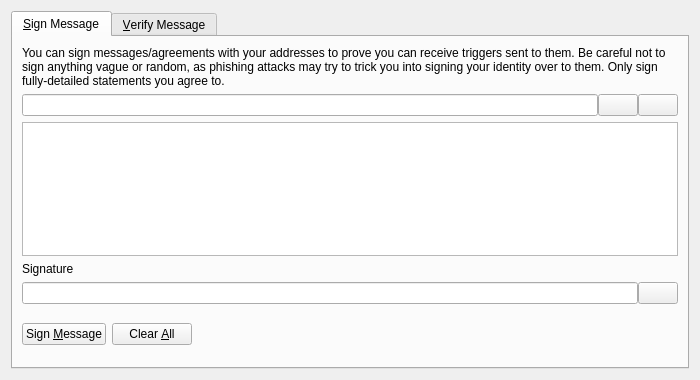
<?xml version="1.0" encoding="UTF-8"?>
<ui version="4.0">
 <class>SignVerifyMessageDialog</class>
 <widget class="QDialog" name="SignVerifyMessageDialog">
  <property name="geometry">
   <rect>
    <x>0</x>
    <y>0</y>
    <width>700</width>
    <height>380</height>
   </rect>
  </property>
  <property name="windowTitle">
   <string>Signatures - Sign / Verify a Message</string>
  </property>
  <property name="modal">
   <bool>true</bool>
  </property>
  <layout class="QVBoxLayout" name="verticalLayout">
   <item>
    <widget class="QTabWidget" name="tabWidget">
     <property name="currentIndex">
      <number>0</number>
     </property>
     <widget class="QWidget" name="tabSignMessage">
      <attribute name="title">
       <string>&amp;Sign Message</string>
      </attribute>
      <layout class="QVBoxLayout" name="verticalLayout_SM">
       <item>
        <widget class="QLabel" name="infoLabel_SM">
         <property name="text">
          <string>You can sign messages/agreements with your addresses to prove you can receive triggers sent to them. Be careful not to sign anything vague or random, as phishing attacks may try to trick you into signing your identity over to them. Only sign fully-detailed statements you agree to.</string>
         </property>
         <property name="textFormat">
          <enum>Qt::PlainText</enum>
         </property>
         <property name="wordWrap">
          <bool>true</bool>
         </property>
        </widget>
       </item>
       <item>
        <layout class="QHBoxLayout" name="horizontalLayout_1_SM">
         <property name="spacing">
          <number>0</number>
         </property>
         <item>
          <widget class="QValidatedLineEdit" name="addressIn_SM">
           <property name="toolTip">
            <string>The Trigger address to sign the message with</string>
           </property>
          </widget>
         </item>
         <item>
          <widget class="QPushButton" name="addressBookButton_SM">
           <property name="toolTip">
            <string>Choose previously used address</string>
           </property>
           <property name="text">
            <string/>
           </property>
           <property name="icon">
            <iconset resource="../bitcoin.qrc">
             <normaloff>:/icons/address-book</normaloff>:/icons/address-book</iconset>
           </property>
           <property name="shortcut">
            <string>Alt+A</string>
           </property>
           <property name="autoDefault">
            <bool>false</bool>
           </property>
          </widget>
         </item>
         <item>
          <widget class="QPushButton" name="pasteButton_SM">
           <property name="toolTip">
            <string>Paste address from clipboard</string>
           </property>
           <property name="text">
            <string/>
           </property>
           <property name="icon">
            <iconset resource="../bitcoin.qrc">
             <normaloff>:/icons/editpaste</normaloff>:/icons/editpaste</iconset>
           </property>
           <property name="shortcut">
            <string>Alt+P</string>
           </property>
           <property name="autoDefault">
            <bool>false</bool>
           </property>
          </widget>
         </item>
        </layout>
       </item>
       <item>
        <widget class="QPlainTextEdit" name="messageIn_SM">
         <property name="toolTip">
          <string>Enter the message you want to sign here</string>
         </property>
        </widget>
       </item>
       <item>
        <widget class="QLabel" name="signatureLabel_SM">
         <property name="text">
          <string>Signature</string>
         </property>
         <property name="textFormat">
          <enum>Qt::PlainText</enum>
         </property>
        </widget>
       </item>
       <item>
        <layout class="QHBoxLayout" name="horizontalLayout_2_SM">
         <property name="spacing">
          <number>0</number>
         </property>
         <item>
          <widget class="QLineEdit" name="signatureOut_SM">
           <property name="font">
            <font>
             <italic>true</italic>
            </font>
           </property>
           <property name="readOnly">
            <bool>true</bool>
           </property>
          </widget>
         </item>
         <item>
          <widget class="QPushButton" name="copySignatureButton_SM">
           <property name="toolTip">
            <string>Copy the current signature to the system clipboard</string>
           </property>
           <property name="text">
            <string/>
           </property>
           <property name="icon">
            <iconset resource="../bitcoin.qrc">
             <normaloff>:/icons/editcopy</normaloff>:/icons/editcopy</iconset>
           </property>
           <property name="autoDefault">
            <bool>false</bool>
           </property>
          </widget>
         </item>
        </layout>
       </item>
       <item>
        <layout class="QHBoxLayout" name="horizontalLayout_3_SM">
         <item>
          <widget class="QPushButton" name="signMessageButton_SM">
           <property name="toolTip">
            <string>Sign the message to prove you own this Trigger address</string>
           </property>
           <property name="text">
            <string>Sign &amp;Message</string>
           </property>
           <property name="icon">
            <iconset resource="../bitcoin.qrc">
             <normaloff>:/icons/edit</normaloff>:/icons/edit</iconset>
           </property>
           <property name="autoDefault">
            <bool>false</bool>
           </property>
          </widget>
         </item>
         <item>
          <widget class="QPushButton" name="clearButton_SM">
           <property name="toolTip">
            <string>Reset all sign message fields</string>
           </property>
           <property name="text">
            <string>Clear &amp;All</string>
           </property>
           <property name="icon">
            <iconset resource="../bitcoin.qrc">
             <normaloff>:/icons/remove</normaloff>:/icons/remove</iconset>
           </property>
           <property name="autoDefault">
            <bool>false</bool>
           </property>
          </widget>
         </item>
         <item>
          <spacer name="horizontalSpacer_1_SM">
           <property name="orientation">
            <enum>Qt::Horizontal</enum>
           </property>
           <property name="sizeHint" stdset="0">
            <size>
             <width>40</width>
             <height>48</height>
            </size>
           </property>
          </spacer>
         </item>
         <item>
          <widget class="QLabel" name="statusLabel_SM">
           <property name="font">
            <font>
             <weight>75</weight>
             <bold>true</bold>
            </font>
           </property>
           <property name="text">
            <string/>
           </property>
           <property name="wordWrap">
            <bool>true</bool>
           </property>
          </widget>
         </item>
         <item>
          <spacer name="horizontalSpacer_2_SM">
           <property name="orientation">
            <enum>Qt::Horizontal</enum>
           </property>
           <property name="sizeHint" stdset="0">
            <size>
             <width>40</width>
             <height>48</height>
            </size>
           </property>
          </spacer>
         </item>
        </layout>
       </item>
      </layout>
     </widget>
     <widget class="QWidget" name="tabVerifyMessage">
      <attribute name="title">
       <string>&amp;Verify Message</string>
      </attribute>
      <layout class="QVBoxLayout" name="verticalLayout_VM">
       <item>
        <widget class="QLabel" name="infoLabel_VM">
         <property name="text">
          <string>Enter the receiver's address, message (ensure you copy line breaks, spaces, tabs, etc. exactly) and signature below to verify the message. Be careful not to read more into the signature than what is in the signed message itself, to avoid being tricked by a man-in-the-middle attack. Note that this only proves the signing party receives with the address, it cannot prove sendership of any transaction!</string>
         </property>
         <property name="textFormat">
          <enum>Qt::PlainText</enum>
         </property>
         <property name="alignment">
          <set>Qt::AlignLeading|Qt::AlignLeft|Qt::AlignTop</set>
         </property>
         <property name="wordWrap">
          <bool>true</bool>
         </property>
        </widget>
       </item>
       <item>
        <layout class="QHBoxLayout" name="horizontalLayout_1_VM">
         <property name="spacing">
          <number>0</number>
         </property>
         <item>
          <widget class="QValidatedLineEdit" name="addressIn_VM">
           <property name="toolTip">
            <string>The Trigger address the message was signed with</string>
           </property>
          </widget>
         </item>
         <item>
          <widget class="QPushButton" name="addressBookButton_VM">
           <property name="toolTip">
            <string>Choose previously used address</string>
           </property>
           <property name="text">
            <string/>
           </property>
           <property name="icon">
            <iconset resource="../bitcoin.qrc">
             <normaloff>:/icons/address-book</normaloff>:/icons/address-book</iconset>
           </property>
           <property name="shortcut">
            <string>Alt+A</string>
           </property>
           <property name="autoDefault">
            <bool>false</bool>
           </property>
          </widget>
         </item>
        </layout>
       </item>
       <item>
        <widget class="QPlainTextEdit" name="messageIn_VM"/>
       </item>
       <item>
        <widget class="QValidatedLineEdit" name="signatureIn_VM"/>
       </item>
       <item>
        <layout class="QHBoxLayout" name="horizontalLayout_2_VM">
         <item>
          <widget class="QPushButton" name="verifyMessageButton_VM">
           <property name="toolTip">
            <string>Verify the message to ensure it was signed with the specified Trigger address</string>
           </property>
           <property name="text">
            <string>Verify &amp;Message</string>
           </property>
           <property name="icon">
            <iconset resource="../bitcoin.qrc">
             <normaloff>:/icons/transaction_0</normaloff>:/icons/transaction_0</iconset>
           </property>
           <property name="autoDefault">
            <bool>false</bool>
           </property>
          </widget>
         </item>
         <item>
          <widget class="QPushButton" name="clearButton_VM">
           <property name="toolTip">
            <string>Reset all verify message fields</string>
           </property>
           <property name="text">
            <string>Clear &amp;All</string>
           </property>
           <property name="icon">
            <iconset resource="../bitcoin.qrc">
             <normaloff>:/icons/remove</normaloff>:/icons/remove</iconset>
           </property>
           <property name="autoDefault">
            <bool>false</bool>
           </property>
          </widget>
         </item>
         <item>
          <spacer name="horizontalSpacer_1_VM">
           <property name="orientation">
            <enum>Qt::Horizontal</enum>
           </property>
           <property name="sizeHint" stdset="0">
            <size>
             <width>40</width>
             <height>48</height>
            </size>
           </property>
          </spacer>
         </item>
         <item>
          <widget class="QLabel" name="statusLabel_VM">
           <property name="font">
            <font>
             <weight>75</weight>
             <bold>true</bold>
            </font>
           </property>
           <property name="text">
            <string/>
           </property>
           <property name="wordWrap">
            <bool>true</bool>
           </property>
          </widget>
         </item>
         <item>
          <spacer name="horizontalSpacer_2_VM">
           <property name="orientation">
            <enum>Qt::Horizontal</enum>
           </property>
           <property name="sizeHint" stdset="0">
            <size>
             <width>40</width>
             <height>48</height>
            </size>
           </property>
          </spacer>
         </item>
        </layout>
       </item>
      </layout>
     </widget>
    </widget>
   </item>
  </layout>
 </widget>
 <customwidgets>
  <customwidget>
   <class>QValidatedLineEdit</class>
   <extends>QLineEdit</extends>
   <header>qt/qvalidatedlineedit.h</header>
  </customwidget>
 </customwidgets>
 <resources>
  <include location="../bitcoin.qrc"/>
 </resources>
 <connections/>
</ui>
